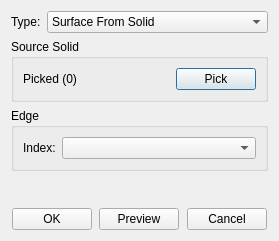
<?xml version="1.0" encoding="UTF-8"?>
<ui version="4.0">
 <class>SurfaceSurfaceFromSolidInfoDialog</class>
 <widget class="QDialog" name="SurfaceSurfaceFromSolidInfoDialog">
  <property name="geometry">
   <rect>
    <x>0</x>
    <y>0</y>
    <width>279</width>
    <height>241</height>
   </rect>
  </property>
  <property name="windowTitle">
   <string>Surface From Solid</string>
  </property>
  <layout class="QGridLayout" name="gridLayout_4">
   <item row="0" column="0">
    <widget class="QWidget" name="widget_2" native="true">
     <property name="sizePolicy">
      <sizepolicy hsizetype="Preferred" vsizetype="Fixed">
       <horstretch>0</horstretch>
       <verstretch>0</verstretch>
      </sizepolicy>
     </property>
     <layout class="QGridLayout" name="gridLayout_2">
      <property name="leftMargin">
       <number>0</number>
      </property>
      <property name="topMargin">
       <number>0</number>
      </property>
      <property name="rightMargin">
       <number>0</number>
      </property>
      <property name="bottomMargin">
       <number>0</number>
      </property>
      <item row="0" column="0">
       <widget class="QLabel" name="label">
        <property name="sizePolicy">
         <sizepolicy hsizetype="Fixed" vsizetype="Preferred">
          <horstretch>0</horstretch>
          <verstretch>0</verstretch>
         </sizepolicy>
        </property>
        <property name="text">
         <string>Type:</string>
        </property>
       </widget>
      </item>
      <item row="0" column="1">
       <widget class="QComboBox" name="comb_type">
        <item>
         <property name="text">
          <string>Surface From Solid</string>
         </property>
        </item>
       </widget>
      </item>
     </layout>
    </widget>
   </item>
   <item row="1" column="0">
    <widget class="QStackedWidget" name="stackedWidget">
     <property name="currentIndex">
      <number>0</number>
     </property>
     <widget class="QWidget" name="page_fromsolid">
      <layout class="QGridLayout" name="gridLayout">
       <property name="leftMargin">
        <number>0</number>
       </property>
       <property name="topMargin">
        <number>0</number>
       </property>
       <property name="rightMargin">
        <number>0</number>
       </property>
       <property name="bottomMargin">
        <number>0</number>
       </property>
       <item row="2" column="0">
        <spacer name="verticalSpacer">
         <property name="orientation">
          <enum>Qt::Vertical</enum>
         </property>
         <property name="sizeHint" stdset="0">
          <size>
           <width>20</width>
           <height>1</height>
          </size>
         </property>
        </spacer>
       </item>
       <item row="0" column="0">
        <widget class="QGroupBox" name="groupBox">
         <property name="title">
          <string>Source Solid</string>
         </property>
         <layout class="QGridLayout" name="gridLayout_6">
          <item row="0" column="0">
           <widget class="QLabel" name="lb_fromsolid_picked">
            <property name="text">
             <string>Picked (0)</string>
            </property>
           </widget>
          </item>
          <item row="0" column="1">
           <widget class="QPushButton" name="pb_fromsolid_pick">
            <property name="sizePolicy">
             <sizepolicy hsizetype="Fixed" vsizetype="Fixed">
              <horstretch>0</horstretch>
              <verstretch>0</verstretch>
             </sizepolicy>
            </property>
            <property name="text">
             <string>Pick</string>
            </property>
           </widget>
          </item>
         </layout>
        </widget>
       </item>
       <item row="1" column="0">
        <widget class="QGroupBox" name="groupBox_3">
         <property name="title">
          <string>Edge</string>
         </property>
         <layout class="QGridLayout" name="gridLayout_5">
          <item row="0" column="0">
           <widget class="QLabel" name="label_4">
            <property name="sizePolicy">
             <sizepolicy hsizetype="Fixed" vsizetype="Preferred">
              <horstretch>0</horstretch>
              <verstretch>0</verstretch>
             </sizepolicy>
            </property>
            <property name="text">
             <string>Index:</string>
            </property>
           </widget>
          </item>
          <item row="0" column="1">
           <widget class="QComboBox" name="comb_fromsolid_index"/>
          </item>
         </layout>
        </widget>
       </item>
      </layout>
     </widget>
    </widget>
   </item>
   <item row="2" column="0">
    <widget class="QWidget" name="widget" native="true">
     <property name="sizePolicy">
      <sizepolicy hsizetype="Preferred" vsizetype="Fixed">
       <horstretch>0</horstretch>
       <verstretch>0</verstretch>
      </sizepolicy>
     </property>
     <layout class="QGridLayout" name="gridLayout_3">
      <property name="leftMargin">
       <number>0</number>
      </property>
      <property name="topMargin">
       <number>0</number>
      </property>
      <property name="rightMargin">
       <number>0</number>
      </property>
      <property name="bottomMargin">
       <number>0</number>
      </property>
      <item row="0" column="4">
       <spacer name="horizontalSpacer_3">
        <property name="orientation">
         <enum>Qt::Horizontal</enum>
        </property>
        <property name="sizeHint" stdset="0">
         <size>
          <width>40</width>
          <height>20</height>
         </size>
        </property>
       </spacer>
      </item>
      <item row="0" column="1">
       <widget class="QPushButton" name="pb_ok">
        <property name="text">
         <string>OK</string>
        </property>
       </widget>
      </item>
      <item row="0" column="3">
       <widget class="QPushButton" name="pb_preview">
        <property name="text">
         <string>Preview</string>
        </property>
       </widget>
      </item>
      <item row="0" column="5">
       <widget class="QPushButton" name="pb_cancel">
        <property name="text">
         <string>Cancel</string>
        </property>
       </widget>
      </item>
      <item row="0" column="2">
       <spacer name="horizontalSpacer_2">
        <property name="orientation">
         <enum>Qt::Horizontal</enum>
        </property>
        <property name="sizeHint" stdset="0">
         <size>
          <width>40</width>
          <height>20</height>
         </size>
        </property>
       </spacer>
      </item>
      <item row="0" column="0">
       <spacer name="horizontalSpacer">
        <property name="orientation">
         <enum>Qt::Horizontal</enum>
        </property>
        <property name="sizeHint" stdset="0">
         <size>
          <width>40</width>
          <height>20</height>
         </size>
        </property>
       </spacer>
      </item>
      <item row="0" column="6">
       <spacer name="horizontalSpacer_4">
        <property name="orientation">
         <enum>Qt::Horizontal</enum>
        </property>
        <property name="sizeHint" stdset="0">
         <size>
          <width>40</width>
          <height>20</height>
         </size>
        </property>
       </spacer>
      </item>
     </layout>
    </widget>
   </item>
  </layout>
 </widget>
 <resources/>
 <connections/>
</ui>
